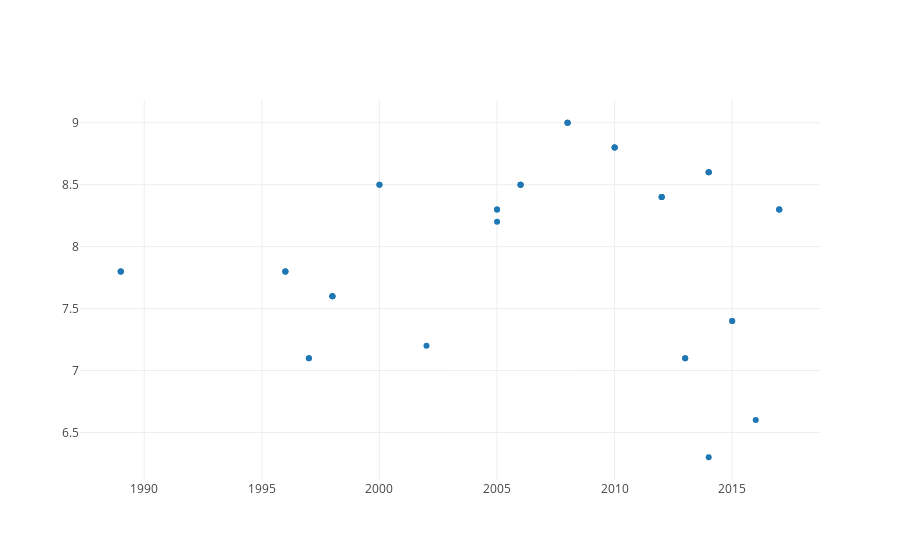

Write notebook code for a chart like this one.
### Code cell
facts.plotRatingToYear('Christopher Nolan')
facts.correlationBetweenYearAndRating('Christopher Nolan')

### Figure 1 — Plotly figure (JSON) as saved in the notebook; plotly's stock layout.template omitted (floating-point values rounded to 4 significant figures)
{"data": [{"mode": "markers", "text": ["Dunkirk", "Batman v Superman: Dawn of Justice", "Quay", "Interstellar", "Transcendence", "Man of Steel", "The Dark Knight Rises", "Inception", "The Dark Knight", "The Prestige", "Following", "Larceny", "Tarantella", "Memento", "Dunkirk", "Interstellar", "Man of Steel", "The Dark Knight Rises", "Inception", "The Dark Knight", "The Prestige", "Batman Begins", "Batman Begins", "Memento", "Following", "Doodlebug", "Larceny", "Tarantella", "Dunkirk", "Quay", "Interstellar", "The Dark Knight Rises", "Inception", "The Dark Knight", "The Prestige", "Batman Begins", "Insomnia", "Memento", "Following", "Doodlebug", "Larceny", "Tarantella"], "textposition": "top center", "type": "scatter", "x": [2017, 2016, 2015, 2014, 2014, 2013, 2012, 2010, 2008, 2006, 1998, 1996, 1989, null, 2017, 2014, 2013, 2012, 2010, 2008, 2006, 2005, 2005, 2000, 1998, 1997, 1996, 1989, 2017, 2015, 2014, 2012, 2010, 2008, 2006, 2005, 2002, 2000, 1998, 1997, 1996, 1989], "y": [8.3, 6.6, 7.4, 8.6, 6.3, 7.1, 8.4, 8.8, 9, 8.5, 7.6, 7.8, 7.8, null, 8.3, 8.6, 7.1, 8.4, 8.8, 9, 8.5, 8.2, 8.3, 8.5, 7.6, 7.1, 7.8, 7.8, 8.3, 7.4, 8.6, 8.4, 8.8, 9, 8.5, 8.3, 7.2, 8.5, 7.6, 7.1, 7.8, 7.8]}], "layout": {}}
